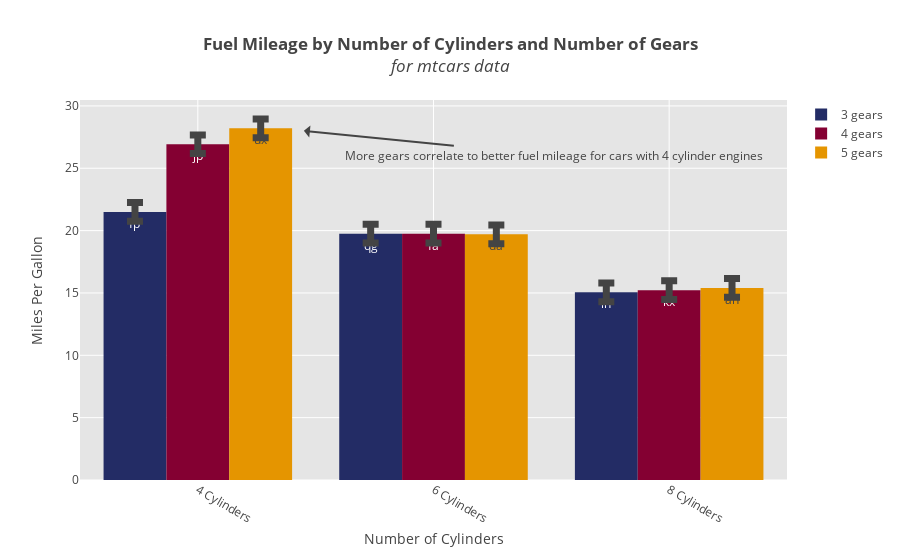

Notebook source saved alongside this figure:
### Markdown cell above
Now add more detail by adding elements to `args`:

### Code cell
# add additional characteristics to graph
title = '<b>Fuel Mileage by Number of Cylinders and Number of Gears</b>'
title += '<br><i>for mtcars data</i>'
args['title'] = title
args['names'] = names
args['errors'] = errors
args['xlab'] = 'Number of Cylinders'
args['ylab'] = 'Miles Per Gallon'
args['annotations'] = [{'text':'More gears correlate to better fuel mileage for cars with 4 cylinder engines',
                        'x':0.45, 'y':28, 'ax':250, 'ay':25, 'showarrow':True}]

fig = barplot.create_graph(**args)

### Figure 1 — Plotly figure (JSON) as saved in the notebook; plotly's stock layout.template omitted (floating-point values rounded to 4 significant figures)
{"data": [{"error_y": {"array": [0.75, 0.75, 0.75], "thickness": 7, "type": "data", "visible": true, "width": 8}, "marker": {"color": "#232C65"}, "name": "3 gears", "text": ["fp", "qg", "ln"], "type": "bar", "uid": "e8f75163-6704-48fe-bc24-2be6186a5236", "x": ["4 Cylinders", "6 Cylinders", "8 Cylinders"], "y": [21.5, 19.75, 15.05]}, {"error_y": {"array": [0.75, 0.75, 0.75], "thickness": 7, "type": "data", "visible": true, "width": 8}, "marker": {"color": "#840032"}, "name": "4 gears", "text": ["jp", "fa", "kx"], "type": "bar", "uid": "06377e54-c7e3-435f-a5e6-e1efe68174ec", "x": ["4 Cylinders", "6 Cylinders", "8 Cylinders"], "y": [26.93, 19.75, 15.23]}, {"error_y": {"array": [0.75, 0.75, 0.75], "thickness": 7, "type": "data", "visible": true, "width": 8}, "marker": {"color": "#E59500"}, "name": "5 gears", "text": ["ux", "da", "ah"], "type": "bar", "uid": "731e9961-22fb-4408-a63c-46c2e7b392a8", "x": ["4 Cylinders", "6 Cylinders", "8 Cylinders"], "y": [28.2, 19.7, 15.4]}], "layout": {"annotations": [{"ax": 250, "ay": 25, "showarrow": true, "text": "More gears correlate to better fuel mileage for cars with 4 cylinder engines", "x": 0.45, "y": 28}], "hovermode": "closest", "plot_bgcolor": "rgb(229, 229, 229)", "title": "<b>Fuel Mileage by Number of Cylinders and Number of Gears</b><br><i>for mtcars data</i>", "xaxis": {"gridcolor": "rgb(255,255,255)", "tickangle": 30, "title": "Number of Cylinders", "zerolinecolor": "rgb(255,255,255)"}, "yaxis": {"gridcolor": "rgb(255,255,255)", "title": "Miles Per Gallon", "zerolinecolor": "rgb(255,255,255)"}}}
